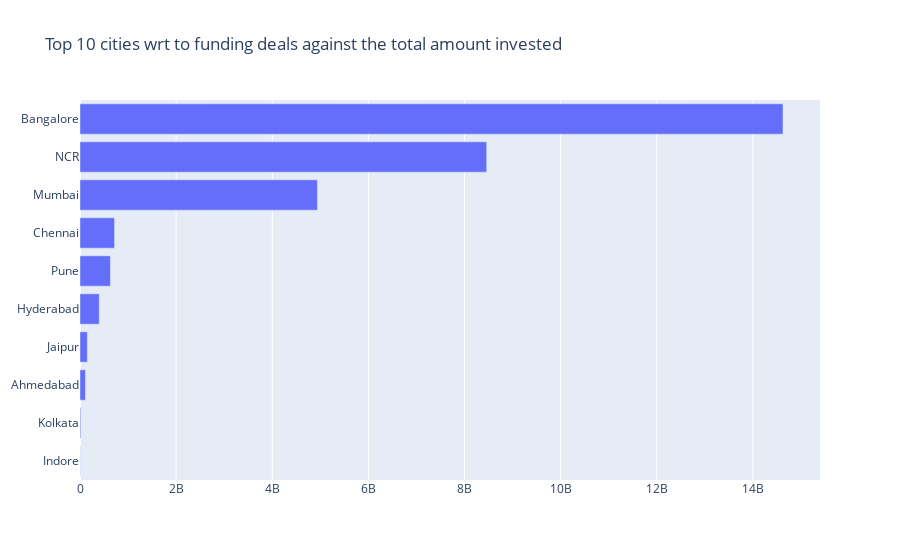

Notebook source saved alongside this figure:
### Code cell
fig = go.Figure(data = go.Bar(y= top10_cities_amt.sort_values('sum',ascending=True).index,
                              x= top10_cities_amt.sort_values('sum',ascending=True)['sum'],
                              orientation = 'h'),
               layout_title_text='Top 10 cities wrt to funding deals against the total amount invested')
fig.show()

### Figure 1 — Plotly figure (JSON) as saved in the notebook; plotly's stock layout.template omitted (floating-point values rounded to 4 significant figures)
{"data": [{"orientation": "h", "type": "bar", "x": [4672000, 15983000, 113636000, 152735000, 401076230, 633082000, 718767000, 4940535015, 8462000000.0, 14626366863], "y": ["Indore", "Kolkata", "Ahmedabad", "Jaipur", "Hyderabad", "Pune", "Chennai", "Mumbai", "NCR", "Bangalore"]}], "layout": {"autosize": true, "title": {"text": "Top 10 cities wrt to funding deals against the total amount invested"}, "xaxis": {"autorange": true, "range": [0, 15400000000.0], "type": "linear"}, "yaxis": {"autorange": true, "range": [-0.5, 9.5], "type": "category"}}}
